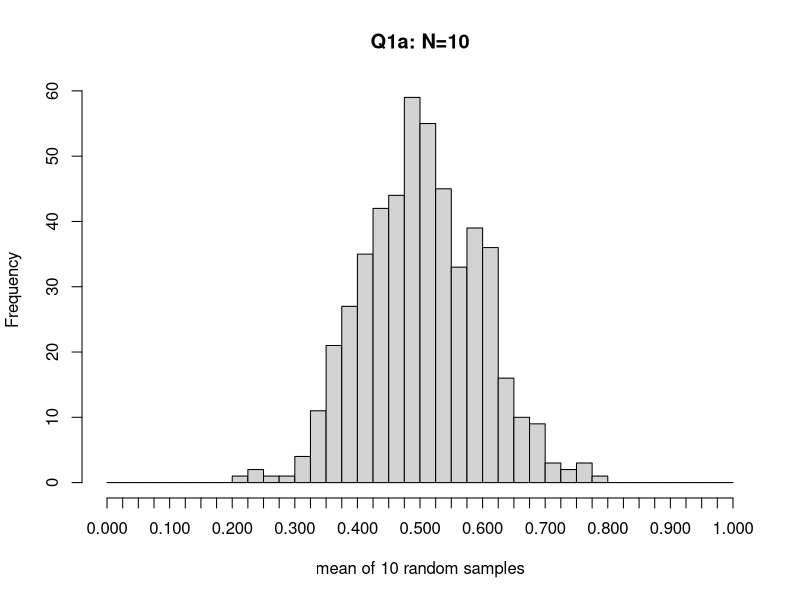

This chart was generated by the following R code:
# BLG 527E Machine Learning HW1 Q1a
# Author: Tugrul Yatagan 504161551

i <- 500
N <- 10
x <- replicate(i, mean(runif(N)))

hist(x,
     breaks=c(seq(0, 1, 0.025)),
     xlim=c(0, 1),
     axes = F,
     xlab = sprintf("mean of %d random samples", N),
     main = sprintf("Q1a: N=%d", N))

axis(1, at=seq(0, 1, 0.025))
axis(2)
